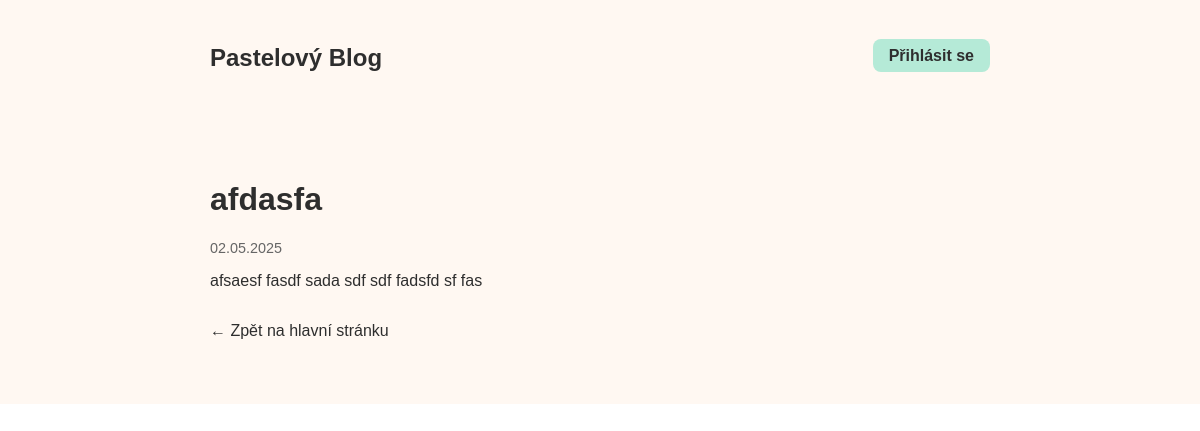
Screenshot of /article/4 with the database file from the repository.
### models.py (models this page shows)
class Article(db.Model):
    __tablename__ = 'articles'
    id = db.Column(db.Integer, primary_key=True)
    title = db.Column(db.String(120), nullable=False)
    content = db.Column(db.Text, nullable=False)
    created_at = db.Column(db.DateTime, default=datetime.utcnow)
    user_id = db.Column(db.Integer, db.ForeignKey('users.id'), nullable=False)
    images = db.relationship('Image', backref='article', lazy=True)

### app.py (the view)
@app.route("/article/<int:article_id>")
def article(article_id):
    article = Article.query.get_or_404(article_id)
    return render_template("article.html", article=article)

### templates/article.html (shortened to what this page needs)
{% extends "base.html" %}
{% block content %}
  <main class="main-content">
    <div class="container post-detail">
      <h1>{{ article.title }}</h1>
      <p class="post-date">{{ article.created_at.strftime('%d.%m.%Y') }}</p>
      <div class="post-content">
        {{ article.content|safe }}
      </div>
      <a href="{{ url_for('home') }}" class="back-link bottom">← Zpět na hlavní stránku</a>
    </div>
  </main>
{% endblock %}

### static/style.css (style rules this page uses)
:root { --background-color: #fff8f2; --primary-color: #ffd6e8; --accent-color: #b5ead7; --text-color: #2e2e2e; --card-radius: 1.25rem; }
body { margin: 0; font-family: sans-serif; background-color: #ffffff; color: var(--text-color); }
.main-content { background-color: var(--background-color); padding: 2rem 0; }
.container { max-width: 780px; margin: 0 auto; padding: 1rem; }
.post-date { font-size: 0.9rem; color: #666; margin-bottom: 1rem; }
.back-link { display: inline-block; margin: 1rem 0; text-decoration: none; color: var(--text-color); }
.back-link.bottom { margin-top: 2rem; display: block; }

### rows the page displays
Article: title "afdasfa", created_at "02.05.2025", content "afsaesf fasdf sada sdf sdf fadsfd sf fas"

### other values shown
{{ 'Odhlásit se' if current_user.is_authenticated else 'Přihlásit se' }} "Přihlásit se"
